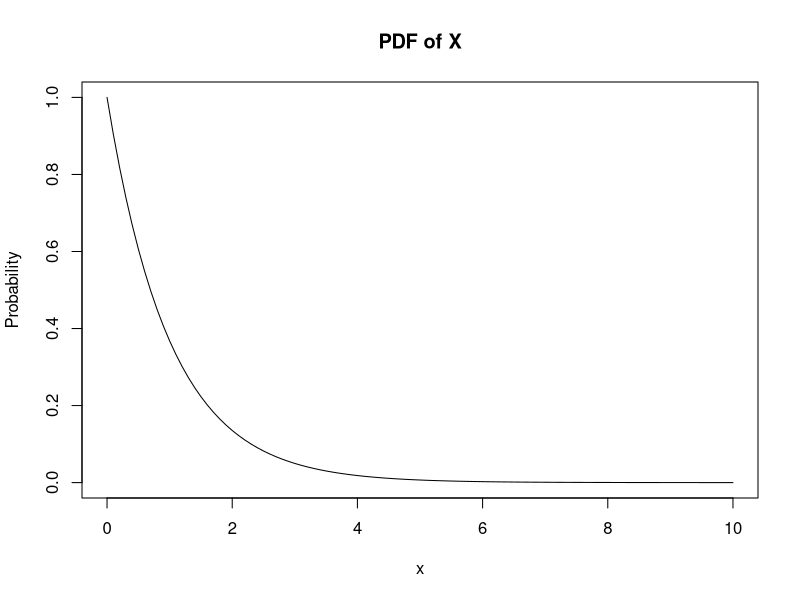
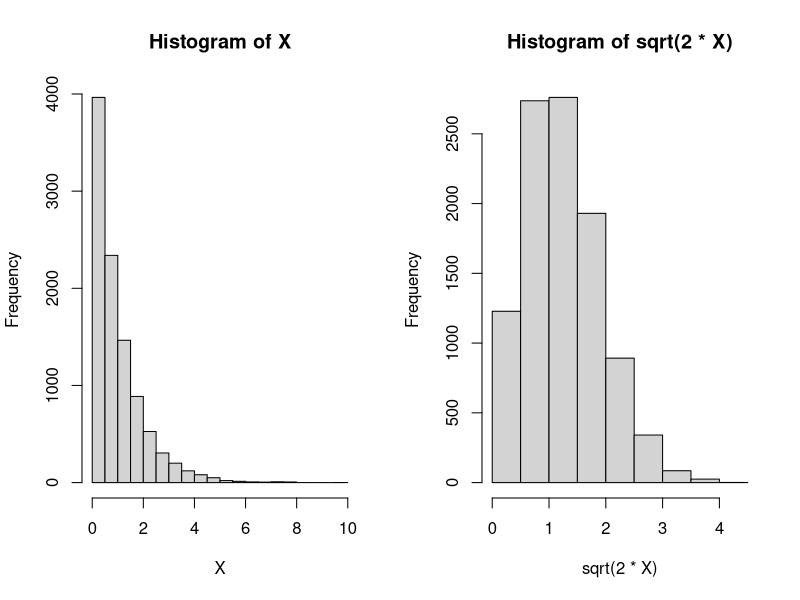
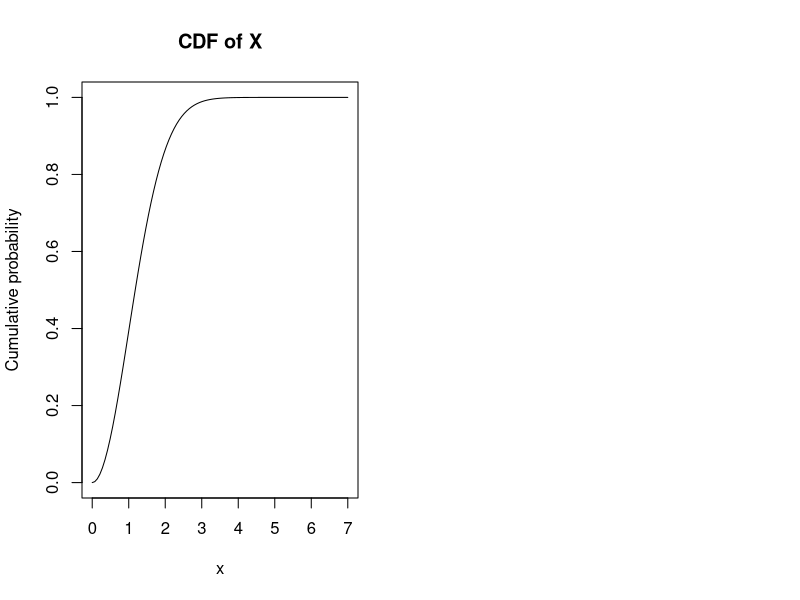

Write the R code that produced these figures, in order. (Note: this script raises an error after producing the figures.)
##################################################################
## ~~~~~~~~~~~~~~~~~~~~~~~~~~~~~~~~~~~~~~~~~~~~~~~~~~~~~~~~~~~~ ##
## ~~~~~~~~~~~~~~~/// Stat 102C Lab 4 R Code \\\~~~~~~~~~~~~~~~ ##
## ~~~~~~~~~~~~~~~~~~~~~~~~~~~~~~~~~~~~~~~~~~~~~~~~~~~~~~~~~~~~ ##
## ~~~~~~~~~~~~~~~~~~~~ Levon Demirdjian ~~~~~~~~~~~~~~~~~~~~~~ ##
## ~~~~~~~~~~~~~~~~~~~~~~~~~~~~~~~~~~~~~~~~~~~~~~~~~~~~~~~~~~~~ ##
## ~~~~~~~~~~~~~~~~~~~~~~ April 19 2016 ~~~~~~~~~~~~~~~~~~~~~~~ ##
## ~~~~~~~~~~~~~~~~~~~~~~~~~~~~~~~~~~~~~~~~~~~~~~~~~~~~~~~~~~~~ ##
##################################################################


################
## Problem 1: ##
################

## Let the pdf f(x) be given by f(x) = exp(-x) where 0 <= x <= Infinity.
## Furthermore, let Y = sqrt(2 * X)


## a) What distribution is this?

## b) Find functions g and h such that y = h(x) and x = g(y). Is h 
## monotone increasing?

## c) Find the density of Y using the method of transformations.

## d) Find the cdf of Y

## e) Find the inverse cdf of Y

## f) Generate samples from the pdf of Y using the inversion method.

## g) Plot a histogram of your results from f. Overlay the true distribution
## of Y on top of the histogram. On a separate plot, plot the density of X.


###############
## Solutions ##
###############

## Plot pdf of X
pdf_x       <- function(x){exp(-x)}
curve(pdf_x, 0, 10, main = "PDF of X", ylab = "Probability")

## Generate X and Y
n <- 10000
X <- rexp(n)

## Plot results
par(mfrow=c(1,2))
hist(X)
hist(sqrt(2 * X))

cdf_x <- function(x){1 - exp(-0.5 * x^2)}
curve(cdf_x, 0, 7, main = "CDF of X", ylab = "Cumulative probability")

## Plot pdf and cdf side by side
par(mfrow=c(1,2))
curve(my_pdf, 0, 10, main = "PDF of X", ylab = "Probability")
curve(cdf_x, 0, 7, main = "CDF of X", ylab = "Cumulative probability")

## Find inverse cdf
pdf_y <- function(y){y * exp(-.5 * y^2)}
my_inverse_cdf <- function(x){sqrt(-2*log(x))}
curve(my_inverse_cdf, 0, 1, main = "Inverse cdf of X")

## Generate from fY
U <- runif(n)
Y <- my_inverse_cdf(U)

par(mfrow=c(1,1))
hist(Y, prob = TRUE)
curve(pdf_y, 0, 4, main = "PDF of Y", add = TRUE)

par(mfrow=c(1,2))
curve(pdf_x, 0, 4, main = "PDF of X")
curve(pdf_y, 0, 4, main = "PDF of Y")


################
## Problem 2: ##
################

## Let the pdf f(x) be given by f(x) = k * x^4 where 0 <= x <= 1.
## Furthermore, let Y = ln(x)

## a) What distribution is this? What is k?

## b) Find functions g and h such that y = h(x) and x = g(y). Is h 
## monotone increasing?

## c) Find the density of Y using the method of transformations.

## d) Find the cdf of Y

## e) Find the inverse cdf of Y

## f) Generate samples from the pdf of Y using the inversion method.

## g) Plot a histogram of your results from f. Overlay the true distribution
## of Y on top of the histogram. On a separate plot, plot the density of X.


###############
## Solutions ##
###############

## Density of x
pdf_x <- function(x){5 * x^4}

## Find inverse cdf
pdf_y <- function(y){5 * exp(5 * y)}
cdf_y <- function(y){exp(5 * y)}
my_inverse_cdf <- function(y){0.2 * log(y)}

## Generate from fY
U <- runif(n)
Y <- my_inverse_cdf(U)

par(mfrow=c(1,1))
hist(Y, prob = TRUE)
curve(pdf_y, -5, 0, main = "PDF of Y", add = TRUE)

par(mfrow=c(1,2))
curve(pdf_x, 0, 1, main = "PDF of X")
curve(pdf_y, -5, 0, main = "PDF of Y")

